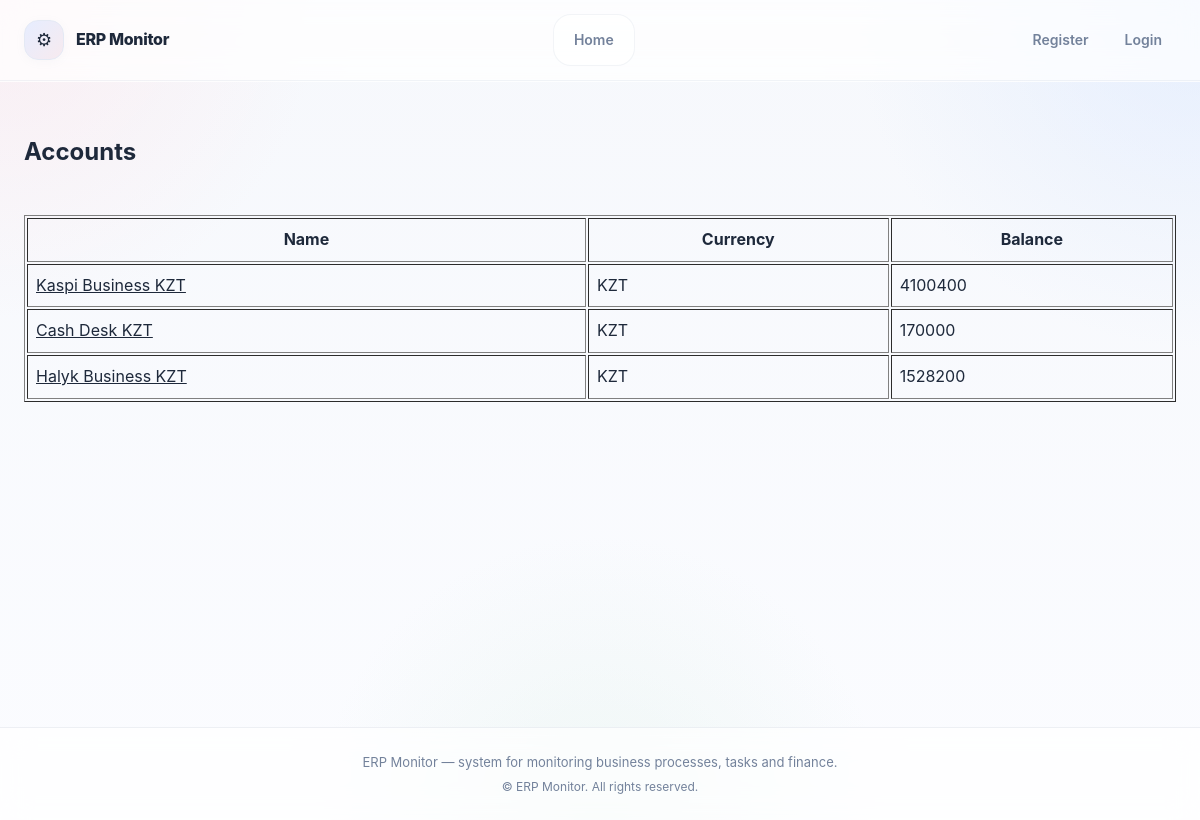
/finance/account_list/, run on an earlier commit of the app's database.
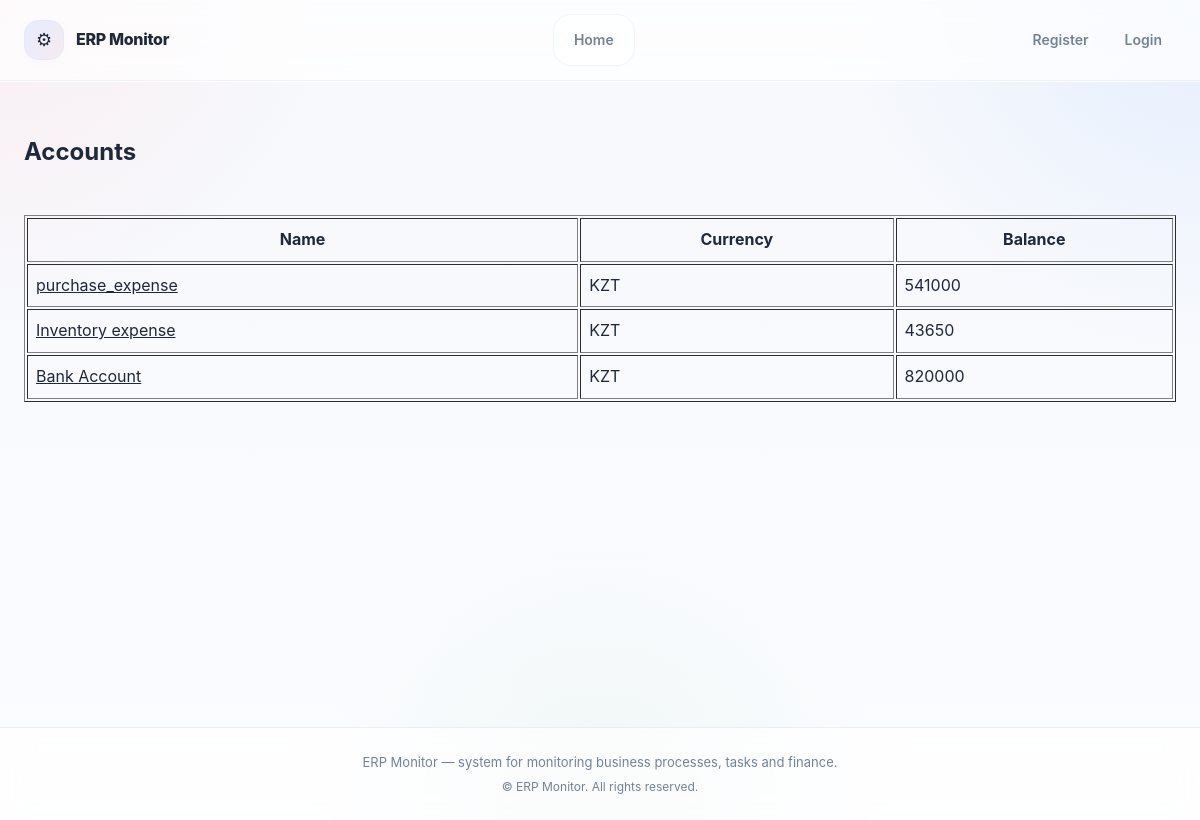
And on a later commit of the database.
### finance/models.py (models this page shows, shortened)
class Account(models.Model):
    name = models.CharField(max_length=100)
    currency = models.CharField(max_length=3, default="KZT")
    def balance(self):
        income = self.transactions.filter(
            category__type="INCOME"
        ).aggregate(total=Sum("amount"))["total"] or Decimal("0")
        expense = self.transactions.filter(
            category__type="EXPENSE"
        ).aggregate(total=Sum("amount"))["total"] or Decimal("0")
        return income - expense

### finance/views.py (the view)
# urls.py: path("account_list/", account_list, name="account_list"),
def account_list(request):
    return render(
        request,
        "finance/accounts.html",
        {
            "accounts": Account.objects.all(),
        }
    )

### templates/finance/accounts.html (shortened to what this page needs)
{% extends "base.html" %}
{% block content %}
<h2>Accounts</h2>
<table border="1" cellpadding="8">
    <tr>
        <th>Name</th>
        <th>Currency</th>
        <th>Balance</th>
    </tr>
    {% for acc in accounts %}
    <tr>
        <td>
            <a href="{% url 'account_detail' acc.id %}">
                {{ acc.name }}
            </a>
        </td>
        <td>{{ acc.currency }}</td>
        <td>{{ acc.balance }}</td>
    </tr>
    {% empty %}
    <tr>
        <td colspan="3">No accounts</td>
    </tr>
    {% endfor %}
</table>
{% endblock %}

What changed in the data, as far as the page shows it:
changed Account: name "Kaspi Business KZT" → "purchase_expense"; balance "4100400" → "541000"
changed Account: name "Cash Desk KZT" → "Inventory expense"; balance "170000" → "43650"
changed Account: name "Halyk Business KZT" → "Bank Account"; balance "1528200" → "820000"
